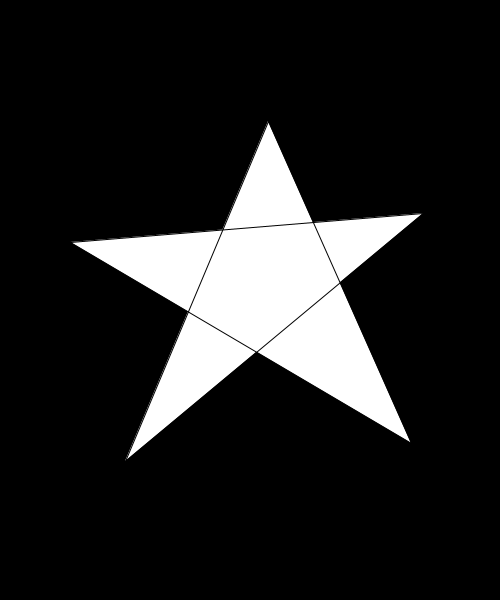
Frame 1 (no input)
Frame 60 (the mouse pressed at the canvas centre just before this capture): identical to frame 1, image omitted
Frame 120 (the mouse held since frame 60 and released just before this capture): identical to frame 1, image omitted

The Processing sketch that drew this single still picture (run headless with seeded random() and noise(); from frame 60 on, the mouse is pressed at the canvas centre):

// Processing sketch: day2_07_drawingFns_vertex
// ── day2_07_drawingFns_vertex.pde
// https://processing.org/reference/beginShape_.html
// https://processing.org/reference/endShape_.html

void setup() {
  size(500, 600);
  background(0);
}

void draw() {
  background(0);

  //stroke(255);
  fill(255);

  beginShape();
  vertex(268, 121);
  vertex(125, 461);
  vertex(423, 213);
  vertex(70, 242);
  vertex(411, 443);
  endShape(CLOSE);
}

void mousePressed() {
  //println( mouseX + " " + mouseY );
  println( "vertex(" + mouseX + "," + mouseY + ");" );
}
